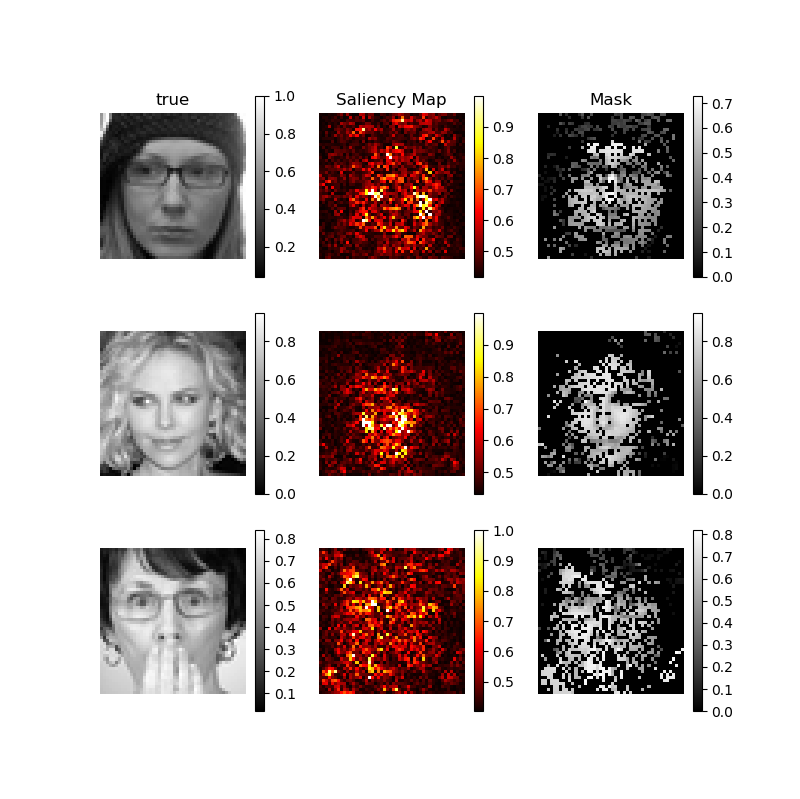

Python code for this plot:
# -*- coding: utf-8 -*-
"""
Created on Sun Apr 15 01:28:42 2018

@author: Field Tien
"""
import numpy as np
import pandas as pd
import matplotlib.pyplot as plt   
from keras.utils import plot_model
from keras.models import load_model
from keras import backend as K

data=pd.read_csv('test.csv')
ID = np.array(data['id'])
img_data = data['feature'].apply(lambda x: x.split(' '))
train=np.zeros(len(ID)*48*48).reshape(len(ID),48,48,1)
for i in range(len(ID)):
    train[i,:,:,:]=np.array(img_data[i]).reshape(48,48,1)
train=train/255
model = load_model('best.h5')
inputImage = model.input
arrayProbability = model.predict(train[100].reshape(1, 48, 48, 1))
arrayPredictLabel = arrayProbability.argmax(axis=-1)
tensorTarget = model.output[:, arrayPredictLabel]
tensorGradients = K.gradients(tensorTarget, inputImage)[0]
fn = K.function([inputImage, K.learning_phase()], [tensorGradients])
arrayGradients = fn([train[100].reshape(1, 48, 48, 1), 0])[0].reshape(48, 48, -1)
arrayGradients = np.max(np.abs(arrayGradients), axis=-1, keepdims=True)
arrayGradients = (arrayGradients - np.mean(arrayGradients)) / (np.std(arrayGradients) + 1e-5)
arrayGradients *= 0.1
arrayGradients += 0.5
arrayGradients = np.clip(arrayGradients, 0, 1)

arrayHeatMap = arrayGradients.reshape(48, 48)
true=train[100].reshape(48, 48)

new=np.zeros((48, 48))
for i in range(48):
    for j in range(48):
        if arrayHeatMap[i,j] > 0.5:
            new[i,j] =true[i,j]
            
            
arrayProbability = model.predict(train[10].reshape(1, 48, 48, 1))
arrayPredictLabel = arrayProbability.argmax(axis=-1)
tensorTarget = model.output[:, arrayPredictLabel]
tensorGradients = K.gradients(tensorTarget, inputImage)[0]
fn = K.function([inputImage, K.learning_phase()], [tensorGradients])
arrayGradients = fn([train[10].reshape(1, 48, 48, 1), 0])[0].reshape(48, 48, -1)
arrayGradients = np.max(np.abs(arrayGradients), axis=-1, keepdims=True)
arrayGradients = (arrayGradients - np.mean(arrayGradients)) / (np.std(arrayGradients) + 1e-5)
arrayGradients *= 0.1
arrayGradients += 0.5
arrayGradients = np.clip(arrayGradients, 0, 1)

arrayHeatMap2 = arrayGradients.reshape(48, 48)
true2=train[10].reshape(48, 48)

new2=np.zeros((48, 48))
for i in range(48):
    for j in range(48):
        if arrayHeatMap2[i,j] > 0.5:
            new2[i,j] =true2[i,j]

arrayProbability = model.predict(train[5].reshape(1, 48, 48, 1))
arrayPredictLabel = arrayProbability.argmax(axis=-1)
tensorTarget = model.output[:, arrayPredictLabel]
tensorGradients = K.gradients(tensorTarget, inputImage)[0]
fn = K.function([inputImage, K.learning_phase()], [tensorGradients])
arrayGradients = fn([train[5].reshape(1, 48, 48, 1), 0])[0].reshape(48, 48, -1)
arrayGradients = np.max(np.abs(arrayGradients), axis=-1, keepdims=True)
arrayGradients = (arrayGradients - np.mean(arrayGradients)) / (np.std(arrayGradients) + 1e-5)
arrayGradients *= 0.1
arrayGradients += 0.5
arrayGradients = np.clip(arrayGradients, 0, 1)

arrayHeatMap3 = arrayGradients.reshape(48, 48)
true3=train[5].reshape(48, 48)

new3=np.zeros((48, 48))
for i in range(48):
    for j in range(48):
        if arrayHeatMap3[i,j] > 0.5:
            new3[i,j] =true3[i,j]
            
q4=plt.figure(figsize=(8,8))  
plt.subplot(3,3,1)   
plt.title('true')  
plt.imshow(true,cmap='gray')    
plt.colorbar() 
plt.axis('off')
plt.subplot(3,3,2)   
plt.title('Saliency Map')   
plt.imshow(arrayHeatMap, cmap='hot', interpolation='nearest')
plt.colorbar()
plt.axis('off')
plt.subplot(3,3,3)     
plt.title('Mask')   
plt.imshow(new, cmap='gray')
plt.colorbar()
plt.axis('off')
plt.subplot(3,3,4)   
plt.imshow(true2,cmap='gray')   
plt.colorbar()
plt.axis('off')  
plt.subplot(3,3,5)   
plt.imshow(arrayHeatMap2, cmap='hot', interpolation='nearest')
plt.colorbar()
plt.axis('off')
plt.subplot(3,3,6)     
plt.imshow(new2, cmap='gray')
plt.colorbar()
plt.axis('off')
plt.subplot(3,3,7)   
plt.imshow(true3,cmap='gray')  
plt.colorbar()
plt.axis('off')   
plt.subplot(3,3,8)   
plt.imshow(arrayHeatMap3, cmap='hot', interpolation='nearest')
plt.colorbar()
plt.axis('off')
plt.subplot(3,3,9)     
plt.imshow(new3, cmap='gray')
plt.colorbar()
plt.axis('off')
plt.show()   
q4.savefig('q4.png')